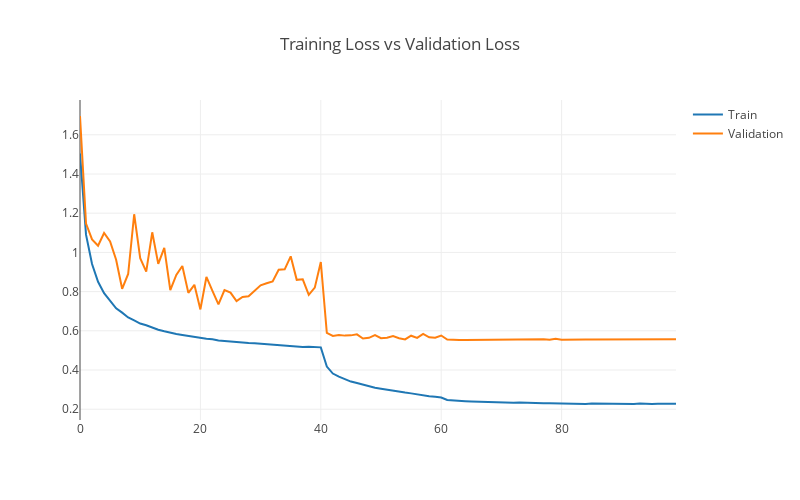

The notebook cell this image was saved under:
### Code cell
title = "Training Loss vs Validation Loss"
fig_name = name + "_loss.html"

trace1 = go.Scatter(
    x = epoch,
    y = loss,
    mode = 'lines',
    name = 'Train'
)

trace2 = go.Scatter(
    x = epoch,
    y = val_loss,
    mode = 'lines',
    name = 'Validation'
)

layout = go.Layout(
    width=800,
    height=500,
    title= title
)
data = [trace1, trace2]
fig2 = go.Figure(data=data, layout=layout)
plotly.offline.iplot(fig2)
